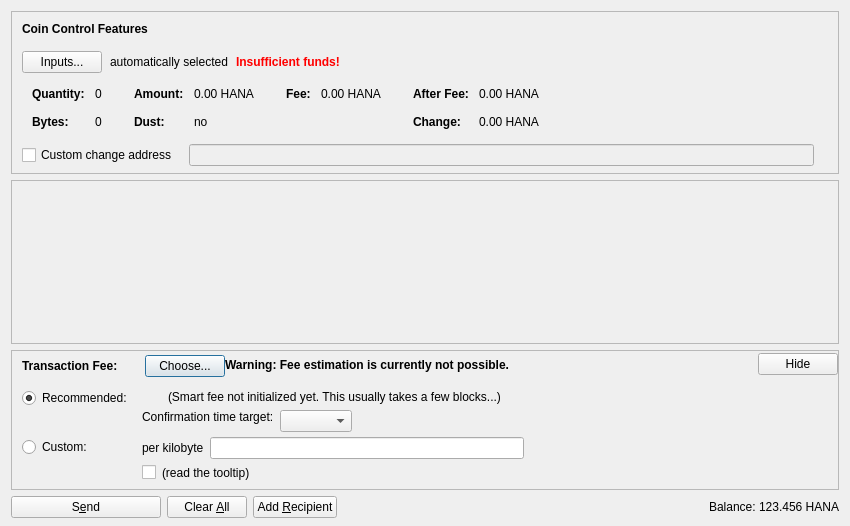
<?xml version="1.0" encoding="UTF-8"?>
<ui version="4.0">
 <class>SendCoinsDialog</class>
 <widget class="QDialog" name="SendCoinsDialog">
  <property name="geometry">
   <rect>
    <x>0</x>
    <y>0</y>
    <width>850</width>
    <height>526</height>
   </rect>
  </property>
  <property name="windowTitle">
   <string>Send Coins</string>
  </property>
  <layout class="QVBoxLayout" name="verticalLayout" stretch="0,1,0,0">
   <property name="bottomMargin">
    <number>8</number>
   </property>
   <item>
    <widget class="QFrame" name="frameCoinControl">
     <property name="sizePolicy">
      <sizepolicy hsizetype="Expanding" vsizetype="Expanding">
       <horstretch>0</horstretch>
       <verstretch>0</verstretch>
      </sizepolicy>
     </property>
     <property name="maximumSize">
      <size>
       <width>16777215</width>
       <height>16777215</height>
      </size>
     </property>
     <property name="frameShape">
      <enum>QFrame::StyledPanel</enum>
     </property>
     <property name="frameShadow">
      <enum>QFrame::Sunken</enum>
     </property>
     <layout class="QVBoxLayout" name="verticalLayoutCoinControl2">
      <property name="spacing">
       <number>0</number>
      </property>
      <property name="leftMargin">
       <number>0</number>
      </property>
      <property name="topMargin">
       <number>0</number>
      </property>
      <property name="rightMargin">
       <number>0</number>
      </property>
      <property name="bottomMargin">
       <number>6</number>
      </property>
      <item>
       <layout class="QVBoxLayout" name="verticalLayoutCoinControl" stretch="0,0,0,0,1">
        <property name="spacing">
         <number>0</number>
        </property>
        <property name="leftMargin">
         <number>10</number>
        </property>
        <property name="topMargin">
         <number>10</number>
        </property>
        <item>
         <layout class="QHBoxLayout" name="horizontalLayoutCoinControl1">
          <property name="bottomMargin">
           <number>15</number>
          </property>
          <item>
           <widget class="QLabel" name="labelCoinControlFeatures">
            <property name="sizePolicy">
             <sizepolicy hsizetype="Preferred" vsizetype="Maximum">
              <horstretch>0</horstretch>
              <verstretch>0</verstretch>
             </sizepolicy>
            </property>
            <property name="font">
             <font>
              <weight>75</weight>
              <bold>true</bold>
             </font>
            </property>
            <property name="styleSheet">
             <string notr="true">font-weight:bold;</string>
            </property>
            <property name="text">
             <string>Coin Control Features</string>
            </property>
           </widget>
          </item>
         </layout>
        </item>
        <item>
         <layout class="QHBoxLayout" name="horizontalLayoutCoinControl2" stretch="0,0,0,0">
          <property name="spacing">
           <number>8</number>
          </property>
          <property name="bottomMargin">
           <number>10</number>
          </property>
          <item>
           <widget class="QPushButton" name="pushButtonCoinControl">
            <property name="styleSheet">
             <string notr="true"/>
            </property>
            <property name="text">
             <string>Inputs...</string>
            </property>
            <property name="autoDefault">
             <bool>false</bool>
            </property>
           </widget>
          </item>
          <item>
           <widget class="QLabel" name="labelCoinControlAutomaticallySelected">
            <property name="text">
             <string>automatically selected</string>
            </property>
            <property name="margin">
             <number>5</number>
            </property>
           </widget>
          </item>
          <item>
           <widget class="QLabel" name="labelCoinControlInsuffFunds">
            <property name="font">
             <font>
              <weight>75</weight>
              <bold>true</bold>
             </font>
            </property>
            <property name="styleSheet">
             <string notr="true">color:red;font-weight:bold;</string>
            </property>
            <property name="text">
             <string>Insufficient funds!</string>
            </property>
            <property name="margin">
             <number>5</number>
            </property>
           </widget>
          </item>
          <item>
           <spacer name="horizontalSpacerCoinControl">
            <property name="orientation">
             <enum>Qt::Horizontal</enum>
            </property>
            <property name="sizeHint" stdset="0">
             <size>
              <width>40</width>
              <height>1</height>
             </size>
            </property>
           </spacer>
          </item>
         </layout>
        </item>
        <item>
         <widget class="QWidget" name="widgetCoinControl" native="true">
          <property name="sizePolicy">
           <sizepolicy hsizetype="Preferred" vsizetype="Preferred">
            <horstretch>0</horstretch>
            <verstretch>0</verstretch>
           </sizepolicy>
          </property>
          <property name="minimumSize">
           <size>
            <width>0</width>
            <height>0</height>
           </size>
          </property>
          <property name="styleSheet">
           <string notr="true"/>
          </property>
          <layout class="QHBoxLayout" name="horizontalLayoutCoinControl5">
           <property name="leftMargin">
            <number>0</number>
           </property>
           <property name="topMargin">
            <number>0</number>
           </property>
           <property name="rightMargin">
            <number>0</number>
           </property>
           <property name="bottomMargin">
            <number>0</number>
           </property>
           <item>
            <layout class="QHBoxLayout" name="horizontalLayoutCoinControl3" stretch="0,0,0,1">
             <property name="spacing">
              <number>20</number>
             </property>
             <property name="topMargin">
              <number>0</number>
             </property>
             <property name="bottomMargin">
              <number>10</number>
             </property>
             <item>
              <layout class="QFormLayout" name="formLayoutCoinControl1">
               <property name="horizontalSpacing">
                <number>10</number>
               </property>
               <property name="verticalSpacing">
                <number>14</number>
               </property>
               <property name="leftMargin">
                <number>10</number>
               </property>
               <property name="topMargin">
                <number>4</number>
               </property>
               <property name="rightMargin">
                <number>6</number>
               </property>
               <item row="0" column="0">
                <widget class="QLabel" name="labelCoinControlQuantityText">
                 <property name="font">
                  <font>
                   <weight>75</weight>
                   <bold>true</bold>
                  </font>
                 </property>
                 <property name="text">
                  <string>Quantity:</string>
                 </property>
                 <property name="margin">
                  <number>0</number>
                 </property>
                </widget>
               </item>
               <item row="0" column="1">
                <widget class="QLabel" name="labelCoinControlQuantity">
                 <property name="cursor">
                  <cursorShape>IBeamCursor</cursorShape>
                 </property>
                 <property name="contextMenuPolicy">
                  <enum>Qt::ActionsContextMenu</enum>
                 </property>
                 <property name="text">
                  <string notr="true">0</string>
                 </property>
                 <property name="margin">
                  <number>0</number>
                 </property>
                 <property name="textInteractionFlags">
                  <set>Qt::LinksAccessibleByMouse|Qt::TextSelectableByKeyboard|Qt::TextSelectableByMouse</set>
                 </property>
                </widget>
               </item>
               <item row="1" column="0">
                <widget class="QLabel" name="labelCoinControlBytesText">
                 <property name="font">
                  <font>
                   <weight>75</weight>
                   <bold>true</bold>
                  </font>
                 </property>
                 <property name="text">
                  <string>Bytes:</string>
                 </property>
                </widget>
               </item>
               <item row="1" column="1">
                <widget class="QLabel" name="labelCoinControlBytes">
                 <property name="cursor">
                  <cursorShape>IBeamCursor</cursorShape>
                 </property>
                 <property name="contextMenuPolicy">
                  <enum>Qt::ActionsContextMenu</enum>
                 </property>
                 <property name="text">
                  <string notr="true">0</string>
                 </property>
                 <property name="textInteractionFlags">
                  <set>Qt::LinksAccessibleByMouse|Qt::TextSelectableByKeyboard|Qt::TextSelectableByMouse</set>
                 </property>
                </widget>
               </item>
              </layout>
             </item>
             <item>
              <layout class="QFormLayout" name="formLayoutCoinControl2">
               <property name="horizontalSpacing">
                <number>10</number>
               </property>
               <property name="verticalSpacing">
                <number>14</number>
               </property>
               <property name="leftMargin">
                <number>6</number>
               </property>
               <property name="topMargin">
                <number>4</number>
               </property>
               <property name="rightMargin">
                <number>6</number>
               </property>
               <item row="0" column="0">
                <widget class="QLabel" name="labelCoinControlAmountText">
                 <property name="font">
                  <font>
                   <weight>75</weight>
                   <bold>true</bold>
                  </font>
                 </property>
                 <property name="text">
                  <string>Amount:</string>
                 </property>
                 <property name="margin">
                  <number>0</number>
                 </property>
                </widget>
               </item>
               <item row="0" column="1">
                <widget class="QLabel" name="labelCoinControlAmount">
                 <property name="cursor">
                  <cursorShape>IBeamCursor</cursorShape>
                 </property>
                 <property name="contextMenuPolicy">
                  <enum>Qt::ActionsContextMenu</enum>
                 </property>
                 <property name="text">
                  <string notr="true">0.00 HANA</string>
                 </property>
                 <property name="textInteractionFlags">
                  <set>Qt::LinksAccessibleByMouse|Qt::TextSelectableByKeyboard|Qt::TextSelectableByMouse</set>
                 </property>
                </widget>
               </item>
               <item row="1" column="0">
                <widget class="QLabel" name="labelCoinControlLowOutputText">
                 <property name="font">
                  <font>
                   <weight>75</weight>
                   <bold>true</bold>
                  </font>
                 </property>
                 <property name="text">
                  <string>Dust:</string>
                 </property>
                </widget>
               </item>
               <item row="1" column="1">
                <widget class="QLabel" name="labelCoinControlLowOutput">
                 <property name="cursor">
                  <cursorShape>IBeamCursor</cursorShape>
                 </property>
                 <property name="contextMenuPolicy">
                  <enum>Qt::ActionsContextMenu</enum>
                 </property>
                 <property name="text">
                  <string notr="true">no</string>
                 </property>
                 <property name="textInteractionFlags">
                  <set>Qt::LinksAccessibleByMouse|Qt::TextSelectableByKeyboard|Qt::TextSelectableByMouse</set>
                 </property>
                </widget>
               </item>
              </layout>
             </item>
             <item>
              <layout class="QFormLayout" name="formLayoutCoinControl3">
               <property name="horizontalSpacing">
                <number>10</number>
               </property>
               <property name="verticalSpacing">
                <number>14</number>
               </property>
               <property name="leftMargin">
                <number>6</number>
               </property>
               <property name="topMargin">
                <number>4</number>
               </property>
               <property name="rightMargin">
                <number>6</number>
               </property>
               <item row="0" column="0">
                <widget class="QLabel" name="labelCoinControlFeeText">
                 <property name="font">
                  <font>
                   <weight>75</weight>
                   <bold>true</bold>
                  </font>
                 </property>
                 <property name="text">
                  <string>Fee:</string>
                 </property>
                 <property name="margin">
                  <number>0</number>
                 </property>
                </widget>
               </item>
               <item row="0" column="1">
                <widget class="QLabel" name="labelCoinControlFee">
                 <property name="cursor">
                  <cursorShape>IBeamCursor</cursorShape>
                 </property>
                 <property name="contextMenuPolicy">
                  <enum>Qt::ActionsContextMenu</enum>
                 </property>
                 <property name="text">
                  <string notr="true">0.00 HANA</string>
                 </property>
                 <property name="textInteractionFlags">
                  <set>Qt::LinksAccessibleByMouse|Qt::TextSelectableByKeyboard|Qt::TextSelectableByMouse</set>
                 </property>
                </widget>
               </item>
              </layout>
             </item>
             <item>
              <layout class="QFormLayout" name="formLayoutCoinControl4">
               <property name="horizontalSpacing">
                <number>10</number>
               </property>
               <property name="verticalSpacing">
                <number>14</number>
               </property>
               <property name="leftMargin">
                <number>6</number>
               </property>
               <property name="topMargin">
                <number>4</number>
               </property>
               <property name="rightMargin">
                <number>6</number>
               </property>
               <item row="0" column="0">
                <widget class="QLabel" name="labelCoinControlAfterFeeText">
                 <property name="font">
                  <font>
                   <weight>75</weight>
                   <bold>true</bold>
                  </font>
                 </property>
                 <property name="text">
                  <string>After Fee:</string>
                 </property>
                 <property name="margin">
                  <number>0</number>
                 </property>
                </widget>
               </item>
               <item row="0" column="1">
                <widget class="QLabel" name="labelCoinControlAfterFee">
                 <property name="cursor">
                  <cursorShape>IBeamCursor</cursorShape>
                 </property>
                 <property name="contextMenuPolicy">
                  <enum>Qt::ActionsContextMenu</enum>
                 </property>
                 <property name="text">
                  <string notr="true">0.00 HANA</string>
                 </property>
                 <property name="textInteractionFlags">
                  <set>Qt::LinksAccessibleByMouse|Qt::TextSelectableByKeyboard|Qt::TextSelectableByMouse</set>
                 </property>
                </widget>
               </item>
               <item row="1" column="0">
                <widget class="QLabel" name="labelCoinControlChangeText">
                 <property name="font">
                  <font>
                   <weight>75</weight>
                   <bold>true</bold>
                  </font>
                 </property>
                 <property name="text">
                  <string>Change:</string>
                 </property>
                </widget>
               </item>
               <item row="1" column="1">
                <widget class="QLabel" name="labelCoinControlChange">
                 <property name="cursor">
                  <cursorShape>IBeamCursor</cursorShape>
                 </property>
                 <property name="contextMenuPolicy">
                  <enum>Qt::ActionsContextMenu</enum>
                 </property>
                 <property name="text">
                  <string notr="true">0.00 HANA</string>
                 </property>
                 <property name="textInteractionFlags">
                  <set>Qt::LinksAccessibleByMouse|Qt::TextSelectableByKeyboard|Qt::TextSelectableByMouse</set>
                 </property>
                </widget>
               </item>
              </layout>
             </item>
            </layout>
           </item>
          </layout>
         </widget>
        </item>
        <item>
         <layout class="QHBoxLayout" name="horizontalLayoutCoinControl4" stretch="0,0,0">
          <property name="spacing">
           <number>12</number>
          </property>
          <property name="sizeConstraint">
           <enum>QLayout::SetDefaultConstraint</enum>
          </property>
          <property name="topMargin">
           <number>5</number>
          </property>
          <property name="rightMargin">
           <number>5</number>
          </property>
          <item>
           <widget class="QCheckBox" name="checkBoxCoinControlChange">
            <property name="toolTip">
             <string>If this is activated, but the change address is empty or invalid, change will be sent to a newly generated address.</string>
            </property>
            <property name="text">
             <string>Custom change address</string>
            </property>
           </widget>
          </item>
          <item>
           <widget class="QValidatedLineEdit" name="lineEditCoinControlChange">
            <property name="enabled">
             <bool>false</bool>
            </property>
            <property name="sizePolicy">
             <sizepolicy hsizetype="Expanding" vsizetype="Fixed">
              <horstretch>0</horstretch>
              <verstretch>0</verstretch>
             </sizepolicy>
            </property>
           </widget>
          </item>
          <item>
           <widget class="QLabel" name="labelCoinControlChangeLabel">
            <property name="sizePolicy">
             <sizepolicy hsizetype="Preferred" vsizetype="Expanding">
              <horstretch>0</horstretch>
              <verstretch>0</verstretch>
             </sizepolicy>
            </property>
            <property name="minimumSize">
             <size>
              <width>0</width>
              <height>0</height>
             </size>
            </property>
            <property name="text">
             <string/>
            </property>
            <property name="margin">
             <number>3</number>
            </property>
           </widget>
          </item>
         </layout>
        </item>
        <item>
         <spacer name="verticalSpacerCoinControl">
          <property name="orientation">
           <enum>Qt::Vertical</enum>
          </property>
          <property name="sizeHint" stdset="0">
           <size>
            <width>800</width>
            <height>1</height>
           </size>
          </property>
         </spacer>
        </item>
       </layout>
      </item>
     </layout>
    </widget>
   </item>
   <item>
    <widget class="QScrollArea" name="scrollArea">
     <property name="widgetResizable">
      <bool>true</bool>
     </property>
     <widget class="QWidget" name="scrollAreaWidgetContents">
      <property name="geometry">
       <rect>
        <x>0</x>
        <y>0</y>
        <width>830</width>
        <height>104</height>
       </rect>
      </property>
      <layout class="QVBoxLayout" name="verticalLayout_2" stretch="0,1">
       <property name="leftMargin">
        <number>0</number>
       </property>
       <property name="topMargin">
        <number>0</number>
       </property>
       <property name="rightMargin">
        <number>0</number>
       </property>
       <property name="bottomMargin">
        <number>0</number>
       </property>
       <item>
        <layout class="QVBoxLayout" name="entries">
         <property name="spacing">
          <number>6</number>
         </property>
        </layout>
       </item>
       <item>
        <spacer name="verticalSpacer">
         <property name="orientation">
          <enum>Qt::Vertical</enum>
         </property>
         <property name="sizeHint" stdset="0">
          <size>
           <width>20</width>
           <height>40</height>
          </size>
         </property>
        </spacer>
       </item>
      </layout>
     </widget>
    </widget>
   </item>
   <item>
    <widget class="QFrame" name="frameFee">
     <property name="sizePolicy">
      <sizepolicy hsizetype="Expanding" vsizetype="Expanding">
       <horstretch>0</horstretch>
       <verstretch>0</verstretch>
      </sizepolicy>
     </property>
     <property name="maximumSize">
      <size>
       <width>16777215</width>
       <height>16777215</height>
      </size>
     </property>
     <property name="frameShape">
      <enum>QFrame::StyledPanel</enum>
     </property>
     <property name="frameShadow">
      <enum>QFrame::Sunken</enum>
     </property>
     <layout class="QVBoxLayout" name="verticalLayoutFee1">
      <property name="spacing">
       <number>0</number>
      </property>
      <property name="leftMargin">
       <number>0</number>
      </property>
      <property name="topMargin">
       <number>0</number>
      </property>
      <property name="rightMargin">
       <number>0</number>
      </property>
      <property name="bottomMargin">
       <number>0</number>
      </property>
      <item>
       <layout class="QVBoxLayout" name="verticalLayoutFee2" stretch="0,0,0">
        <property name="spacing">
         <number>0</number>
        </property>
        <property name="leftMargin">
         <number>10</number>
        </property>
        <property name="topMargin">
         <number>0</number>
        </property>
        <item>
         <layout class="QHBoxLayout" name="horizontalLayoutFee1">
          <property name="bottomMargin">
           <number>0</number>
          </property>
          <item>
           <layout class="QVBoxLayout" name="verticalLayoutFee7">
            <property name="spacing">
             <number>0</number>
            </property>
            <item>
             <spacer name="verticalSpacerSmartFee">
              <property name="orientation">
               <enum>Qt::Vertical</enum>
              </property>
              <property name="sizeType">
               <enum>QSizePolicy::Fixed</enum>
              </property>
              <property name="sizeHint" stdset="0">
               <size>
                <width>1</width>
                <height>4</height>
               </size>
              </property>
             </spacer>
            </item>
            <item>
             <layout class="QHBoxLayout" name="horizontalLayoutSmartFee">
              <property name="spacing">
               <number>10</number>
              </property>
              <item>
               <widget class="QLabel" name="labelFeeHeadline">
                <property name="sizePolicy">
                 <sizepolicy hsizetype="Preferred" vsizetype="Maximum">
                  <horstretch>0</horstretch>
                  <verstretch>0</verstretch>
                 </sizepolicy>
                </property>
                <property name="font">
                 <font>
                  <weight>75</weight>
                  <bold>true</bold>
                 </font>
                </property>
                <property name="styleSheet">
                 <string notr="true">font-weight:bold;</string>
                </property>
                <property name="text">
                 <string>Transaction Fee:</string>
                </property>
               </widget>
              </item>
              <item>
               <widget class="QLabel" name="labelFeeMinimized">
                <property name="text">
                 <string/>
                </property>
               </widget>
              </item>
              <item>
               <widget class="QPushButton" name="buttonChooseFee">
                <property name="text">
                 <string>Choose...</string>
                </property>
               </widget>
              </item>
             </layout>
            </item>
            <item>
             <spacer name="verticalSpacer_5">
              <property name="orientation">
               <enum>Qt::Vertical</enum>
              </property>
              <property name="sizeHint" stdset="0">
               <size>
                <width>1</width>
                <height>1</height>
               </size>
              </property>
             </spacer>
            </item>
           </layout>
          </item>
          <item>
           <widget class="QLabel" name="fallbackFeeWarningLabel">
            <property name="toolTip">
             <string>Using the fallbackfee can result in sending a transaction that will take several hours or days (or never) to confirm. Consider choosing your fee manually or wait until you have validated the complete chain.</string>
            </property>
            <property name="font">
            <font>
                <weight>75</weight>
                <bold>true</bold>
            </font>
            </property>
            <property name="text">
             <string>Warning: Fee estimation is currently not possible.</string>
            </property>
            <property name="wordWrap">
             <bool>false</bool>
            </property>
           </widget>
          </item>
          <item>
           <spacer name="horizontalSpacer_4">
            <property name="orientation">
             <enum>Qt::Horizontal</enum>
            </property>
            <property name="sizeType">
             <enum>QSizePolicy::MinimumExpanding</enum>
            </property>
            <property name="sizeHint" stdset="0">
             <size>
              <width>40</width>
              <height>20</height>
             </size>
            </property>
           </spacer>
          </item>
          <item>
           <widget class="QPushButton" name="buttonMinimizeFee">
            <property name="toolTip">
             <string>collapse fee-settings</string>
            </property>
            <property name="text">
             <string>Hide</string>
            </property>
           </widget>
          </item>
         </layout>
        </item>
        <item>
         <widget class="QFrame" name="frameFeeSelection">
          <layout class="QVBoxLayout" name="verticalLayoutFee12">
           <property name="spacing">
            <number>0</number>
           </property>
           <property name="leftMargin">
            <number>0</number>
           </property>
           <property name="topMargin">
            <number>0</number>
           </property>
           <property name="rightMargin">
            <number>0</number>
           </property>
           <property name="bottomMargin">
            <number>0</number>
           </property>
           <item>
            <layout class="QGridLayout" name="gridLayoutFee">
             <property name="topMargin">
              <number>10</number>
             </property>
             <property name="bottomMargin">
              <number>4</number>
             </property>
             <property name="horizontalSpacing">
              <number>10</number>
             </property>
             <property name="verticalSpacing">
              <number>4</number>
             </property>
             <item row="1" column="1">
              <layout class="QVBoxLayout" name="verticalLayoutFee8">
               <property name="spacing">
                <number>6</number>
               </property>
               <item>
                <layout class="QHBoxLayout" name="horizontalLayoutFee13">
                 <item>
                  <widget class="QLabel" name="labelCustomPerKilobyte">
                   <property name="toolTip">
                    <string>Specify a custom fee per kB (1,000 bytes) of the transaction's virtual size.

Note:  Since the fee is calculated on a per-byte basis, a fee of "100 satoshis per kB" for a transaction size of 500 bytes (half of 1 kB) would ultimately yield a fee of only 50 satoshis.</string>
                   </property>
                   <property name="text">
                    <string>per kilobyte</string>
                   </property>
                  </widget>
                 </item>
                 <item>
                  <widget class="BitcoinAmountField" name="customFee"/>
                 </item>
                 <item>
                  <spacer name="horizontalSpacer_6">
                   <property name="orientation">
                    <enum>Qt::Horizontal</enum>
                   </property>
                   <property name="sizeHint" stdset="0">
                    <size>
                     <width>1</width>
                     <height>1</height>
                    </size>
                   </property>
                  </spacer>
                 </item>
                </layout>
               </item>
               <item>
                <layout class="QHBoxLayout" name="horizontalLayoutFee8">
                 <item>
                  <widget class="QCheckBox" name="checkBoxMinimumFee">
                   <property name="toolTip">
                    <string>Paying only the minimum fee is just fine as long as there is less transaction volume than space in the blocks. But be aware that this can end up in a never confirming transaction once there is more demand for hanacoin transactions than the network can process.</string>
                   </property>
                   <property name="text">
                    <string/>
                   </property>
                  </widget>
                 </item>
                 <item>
                  <widget class="QLabel" name="labelMinFeeWarning">
                   <property name="enabled">
                    <bool>true</bool>
                   </property>
                   <property name="toolTip">
                    <string>Paying only the minimum fee is just fine as long as there is less transaction volume than space in the blocks. But be aware that this can end up in a never confirming transaction once there is more demand for hanacoin transactions than the network can process.</string>
                   </property>
                   <property name="text">
                    <string>(read the tooltip)</string>
                   </property>
                   <property name="margin">
                    <number>5</number>
                   </property>
                  </widget>
                 </item>
                 <item>
                  <spacer name="horizontalSpacer_2">
                   <property name="orientation">
                    <enum>Qt::Horizontal</enum>
                   </property>
                   <property name="sizeHint" stdset="0">
                    <size>
                     <width>1</width>
                     <height>1</height>
                    </size>
                   </property>
                  </spacer>
                 </item>
                </layout>
               </item>
              </layout>
             </item>
             <item row="0" column="0">
              <layout class="QVBoxLayout" name="verticalLayoutFee4" stretch="0,1">
               <item>
                <widget class="QRadioButton" name="radioSmartFee">
                 <property name="text">
                  <string>Recommended:</string>
                 </property>
                 <property name="checked">
                  <bool>true</bool>
                 </property>
                 <attribute name="buttonGroup">
                  <string notr="true">groupFee</string>
                 </attribute>
                </widget>
               </item>
               <item>
                <spacer name="verticalSpacer_2">
                 <property name="orientation">
                  <enum>Qt::Vertical</enum>
                 </property>
                 <property name="sizeHint" stdset="0">
                  <size>
                   <width>1</width>
                   <height>1</height>
                  </size>
                 </property>
                </spacer>
               </item>
              </layout>
             </item>
             <item row="1" column="0">
              <layout class="QVBoxLayout" name="verticalLayoutFee9" stretch="0,1">
               <item>
                <widget class="QRadioButton" name="radioCustomFee">
                 <property name="text">
                  <string>Custom:</string>
                 </property>
                 <attribute name="buttonGroup">
                  <string notr="true">groupFee</string>
                 </attribute>
                </widget>
               </item>
               <item>
                <spacer name="verticalSpacer_6">
                 <property name="orientation">
                  <enum>Qt::Vertical</enum>
                 </property>
                 <property name="sizeHint" stdset="0">
                  <size>
                   <width>1</width>
                   <height>1</height>
                  </size>
                 </property>
                </spacer>
               </item>
              </layout>
             </item>
             <item row="0" column="1">
              <layout class="QVBoxLayout" name="verticalLayoutFee3" stretch="0,0,1">
               <property name="spacing">
                <number>6</number>
               </property>
               <property name="topMargin">
                <number>2</number>
               </property>
               <item>
                <layout class="QHBoxLayout" name="horizontalLayoutFee12">
                 <item>
                  <widget class="QLabel" name="labelSmartFee">
                   <property name="text">
                    <string/>
                   </property>
                   <property name="margin">
                    <number>2</number>
                   </property>
                  </widget>
                 </item>
                 <item>
                  <widget class="QLabel" name="labelFeeEstimation">
                   <property name="text">
                    <string/>
                   </property>
                  </widget>
                 </item>
                 <item>
                  <widget class="QLabel" name="labelSmartFee2">
                   <property name="text">
                    <string>(Smart fee not initialized yet. This usually takes a few blocks...)</string>
                   </property>
                   <property name="margin">
                    <number>2</number>
                   </property>
                  </widget>
                 </item>
                 <item>
                  <spacer name="horizontalSpacer_5">
                   <property name="orientation">
                    <enum>Qt::Horizontal</enum>
                   </property>
                   <property name="sizeHint" stdset="0">
                    <size>
                     <width>1</width>
                     <height>1</height>
                    </size>
                   </property>
                  </spacer>
                 </item>
                </layout>
               </item>
               <item>
                <layout class="QHBoxLayout" name="horizontalLayoutFee9">
                 <item>
                  <layout class="QVBoxLayout" name="verticalLayoutFee6">
                   <item>
                    <widget class="QLabel" name="labelSmartFee3">
                     <property name="text">
                      <string>Confirmation time target:</string>
                     </property>
                     <property name="margin">
                      <number>2</number>
                     </property>
                    </widget>
                   </item>
                   <item>
                    <spacer name="verticalSpacer_3">
                     <property name="orientation">
                      <enum>Qt::Vertical</enum>
                     </property>
                     <property name="sizeHint" stdset="0">
                      <size>
                       <width>1</width>
                       <height>1</height>
                      </size>
                     </property>
                    </spacer>
                   </item>
                  </layout>
                 </item>
                 <item>
                  <layout class="QVBoxLayout" name="verticalLayoutFee5">
                   <property name="rightMargin">
                    <number>30</number>
                   </property>
                   <item>
                    <layout class="QHBoxLayout" name="horizontalLayoutConfTarget">
                     <property name="bottomMargin">
                      <number>0</number>
                     </property>
                     <item>
                      <widget class="QComboBox" name="confTargetSelector"/>
                     </item>
                     <item>
                      <spacer name="horizontalSpacerConfTarget">
                       <property name="orientation">
                        <enum>Qt::Horizontal</enum>
                       </property>
                       <property name="sizeHint" stdset="0">
                        <size>
                         <width>40</width>
                         <height>20</height>
                        </size>
                       </property>
                      </spacer>
                     </item>
                    </layout>
                   </item>
                  </layout>
                 </item>
                </layout>
               </item>
               <item>
                <spacer name="verticalSpacer_4">
                 <property name="orientation">
                  <enum>Qt::Vertical</enum>
                 </property>
                 <property name="sizeHint" stdset="0">
                  <size>
                   <width>1</width>
                   <height>1</height>
                  </size>
                 </property>
                </spacer>
               </item>
              </layout>
             </item>
            </layout>
           </item>
          </layout>
         </widget>
        </item>
        <item>
         <spacer name="verticalSpacerFee">
          <property name="orientation">
           <enum>Qt::Vertical</enum>
          </property>
          <property name="sizeHint" stdset="0">
           <size>
            <width>40</width>
            <height>5</height>
           </size>
          </property>
         </spacer>
        </item>
       </layout>
      </item>
     </layout>
    </widget>
   </item>
   <item>
    <layout class="QHBoxLayout" name="horizontalLayout">
     <item>
      <widget class="QPushButton" name="sendButton">
       <property name="minimumSize">
        <size>
         <width>150</width>
         <height>0</height>
        </size>
       </property>
       <property name="toolTip">
        <string>Confirm the send action</string>
       </property>
       <property name="text">
        <string>S&amp;end</string>
       </property>
       <property name="icon">
        <iconset resource="../bitcoin.qrc">
         <normaloff>:/icons/send</normaloff>:/icons/send</iconset>
       </property>
       <property name="autoDefault">
        <bool>false</bool>
       </property>
       <property name="default">
        <bool>false</bool>
       </property>
      </widget>
     </item>
     <item>
      <widget class="QPushButton" name="clearButton">
       <property name="sizePolicy">
        <sizepolicy hsizetype="Minimum" vsizetype="Fixed">
         <horstretch>0</horstretch>
         <verstretch>0</verstretch>
        </sizepolicy>
       </property>
       <property name="toolTip">
        <string>Clear all fields of the form.</string>
       </property>
       <property name="text">
        <string>Clear &amp;All</string>
       </property>
       <property name="icon">
        <iconset resource="../bitcoin.qrc">
         <normaloff>:/icons/remove</normaloff>:/icons/remove</iconset>
       </property>
       <property name="autoDefault">
        <bool>false</bool>
       </property>
      </widget>
     </item>
     <item>
      <widget class="QPushButton" name="addButton">
       <property name="toolTip">
        <string>Send to multiple recipients at once</string>
       </property>
       <property name="text">
        <string>Add &amp;Recipient</string>
       </property>
       <property name="icon">
        <iconset resource="../bitcoin.qrc">
         <normaloff>:/icons/add</normaloff>:/icons/add</iconset>
       </property>
       <property name="autoDefault">
        <bool>false</bool>
       </property>
      </widget>
     </item>
     <item>
      <spacer name="horizontalSpacer">
       <property name="orientation">
        <enum>Qt::Horizontal</enum>
       </property>
       <property name="sizeHint" stdset="0">
        <size>
         <width>40</width>
         <height>20</height>
        </size>
       </property>
      </spacer>
     </item>
     <item>
      <layout class="QHBoxLayout" name="horizontalLayout_2">
       <property name="spacing">
        <number>3</number>
       </property>
       <item>
        <widget class="QLabel" name="label">
         <property name="sizePolicy">
          <sizepolicy hsizetype="Preferred" vsizetype="Fixed">
           <horstretch>0</horstretch>
           <verstretch>0</verstretch>
          </sizepolicy>
         </property>
         <property name="text">
          <string>Balance:</string>
         </property>
        </widget>
       </item>
       <item>
        <widget class="QLabel" name="labelBalance">
         <property name="sizePolicy">
          <sizepolicy hsizetype="Preferred" vsizetype="Fixed">
           <horstretch>0</horstretch>
           <verstretch>0</verstretch>
          </sizepolicy>
         </property>
         <property name="cursor">
          <cursorShape>IBeamCursor</cursorShape>
         </property>
         <property name="text">
          <string notr="true">123.456 HANA</string>
         </property>
         <property name="textInteractionFlags">
          <set>Qt::LinksAccessibleByMouse|Qt::TextSelectableByKeyboard|Qt::TextSelectableByMouse</set>
         </property>
        </widget>
       </item>
      </layout>
     </item>
    </layout>
   </item>
  </layout>
 </widget>
 <customwidgets>
  <customwidget>
   <class>QValidatedLineEdit</class>
   <extends>QLineEdit</extends>
   <header>qt/qvalidatedlineedit.h</header>
  </customwidget>
  <customwidget>
   <class>BitcoinAmountField</class>
   <extends>QLineEdit</extends>
   <header>qt/bitcoinamountfield.h</header>
   <container>1</container>
  </customwidget>
 </customwidgets>
 <resources>
  <include location="../bitcoin.qrc"/>
 </resources>
 <connections/>
 <buttongroups>
  <buttongroup name="groupFee"/>
 </buttongroups>
</ui>
